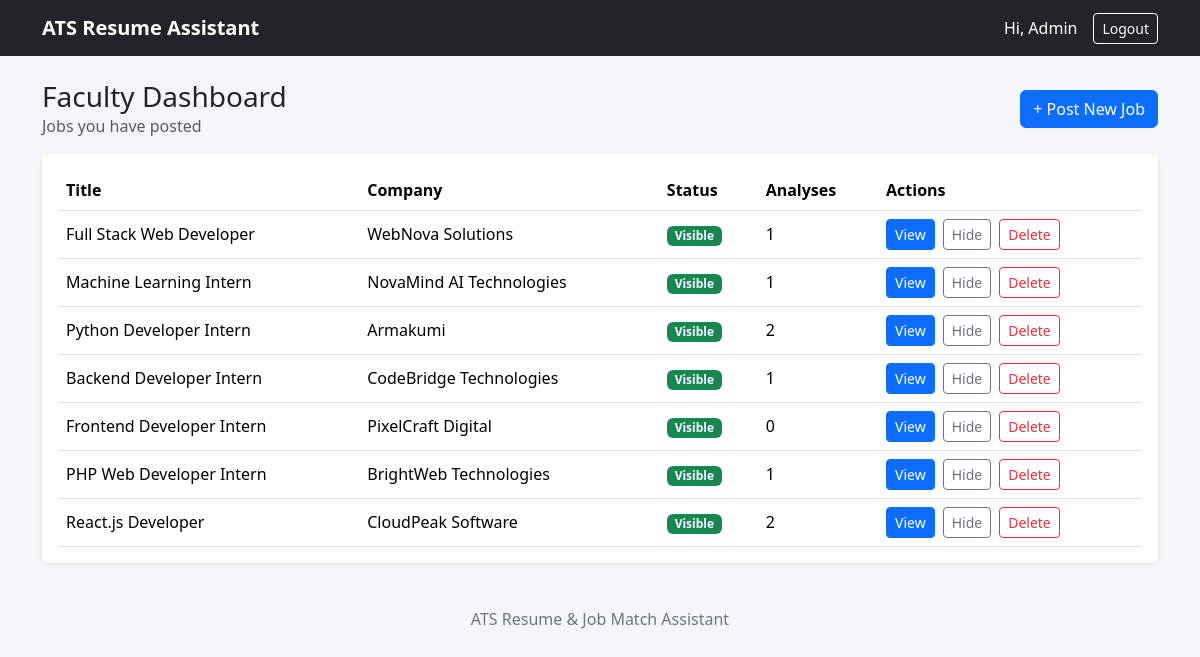
Screenshot of /dashboard/faculty/ (signed in) with the database file from the repository.
### analyzer/models.py (models this page shows, shortened)
class Job(models.Model):
    title = models.CharField(max_length=200)
    company = models.CharField(max_length=200)
    description = models.TextField()
    is_active = models.BooleanField(default=True)
    posted_by = models.ForeignKey(User, on_delete=models.SET_NULL, null=True, blank=True)
    created_at = models.DateTimeField(auto_now_add=True)
    class Meta:
        ordering = ['-created_at']

### analyzer/views.py (the view)
# urls.py: path('dashboard/faculty/', views.faculty_dashboard, name='faculty_dashboard'),
@login_required
def faculty_dashboard(request):
    if not request.user.is_staff:
        return redirect('student_dashboard')
    jobs = Job.objects.filter(posted_by=request.user).annotate(total=Count('analysis'))
    return render(request, 'analyzer/faculty_dashboard.html', {'jobs': jobs})

### analyzer/templates/analyzer/faculty_dashboard.html (shortened to what this page needs)
{% extends 'base.html' %}
{% block content %}
<div class="d-flex justify-content-between align-items-center mb-3">
    <div>
        <h3 class="mb-0">Faculty Dashboard</h3>
        <p class="text-muted mb-0">Jobs you have posted</p>
    </div>
    <a href="{% url 'add_job' %}" class="btn btn-primary">+ Post New Job</a>
</div>
<div class="table-responsive bg-white p-3 rounded shadow-sm">
    <table class="table align-middle mb-0">
        <thead>
            <tr>
                <th>Title</th>
                <th>Company</th>
                <th>Status</th>
                <th>Analyses</th>
                <th>Actions</th>
            </tr>
        </thead>
        <tbody>
            {% for job in jobs %}
            <tr>
                <td>{{ job.title }}</td>
                <td>{{ job.company }}</td>
                <td>
                    {% if job.is_active %}
                        <span class="badge bg-success">Visible</span>
                    {% else %}
                        <span class="badge bg-secondary">Hidden</span>
                    {% endif %}
                </td>
                <td>{{ job.total }}</td>
                <td>
                    <div class="d-flex gap-2">
                        <a href="{% url 'job_results' job.pk %}" class="btn btn-primary btn-sm">View</a>
                        <form method="post" action="{% url 'toggle_job' job.pk %}" class="m-0">
                            <button type="submit" class="btn btn-outline-secondary btn-sm">
                                {% if job.is_active %}Hide{% else %}Show{% endif %}
                            </button>
                        </form>
                        <form method="post" action="{% url 'delete_job' job.pk %}" class="m-0"
                              onsubmit="return confirm('Delete this job?');">
                            <button type="submit" class="btn btn-outline-danger btn-sm">Delete</button>
                        </form>
                    </div>
                </td>
            </tr>
            {% empty %}
            <tr><td colspan="5" class="text-muted">You have not posted any jobs yet.</td></tr>
            {% endfor %}
        </tbody>
    </table>
</div>
{% endblock %}

### analyzer/templates/base.html (shortened to what this page needs)
{% load static %}
<!DOCTYPE html>
<html lang="en">
<head>
    <link href="https://cdn.jsdelivr.net/npm/bootstrap@5.3.3/dist/css/bootstrap.min.css" rel="stylesheet">
    <link rel="stylesheet" href="{% static 'css/style.css' %}">
</head>
<body>
    <nav class="navbar navbar-expand navbar-dark bg-dark">
        <div class="container">
            <a class="navbar-brand fw-bold" href="{% url 'home' %}">ATS Resume Assistant</a>
            <div class="ms-auto d-flex align-items-center gap-3">
                {% if user.is_authenticated %}
                    <span class="text-white">Hi, {{ user.username }}</span>
                    <form method="post" action="{% url 'logout' %}" class="m-0">
                        <button type="submit" class="btn btn-outline-light btn-sm">Logout</button>
                    </form>
                {% else %}
                    <a class="btn btn-outline-light btn-sm" href="{% url 'login' %}">Login</a>
                    <a class="btn btn-primary btn-sm" href="{% url 'register' %}">Register</a>
                {% endif %}
            </div>
        </div>
    </nav>
    <main class="container my-4">
        {% block content %}{% endblock %}
    </main>
    <footer>ATS Resume &amp; Job Match Assistant</footer>
</body>
</html>

### static/css/style.css (style rules this page uses)
body { background: #f4f6fb; }
footer { text-align: center; color: #6c757d; padding: 20px; }

### rows the page displays
Job: title "Full Stack Web Developer", company "WebNova Solutions", is_active "Visible", total "1"
Job: title "Machine Learning Intern", company "NovaMind AI Technologies", is_active "Visible", total "1"
Job: title "Python Developer Intern", company "Armakumi", is_active "Visible", total "2"
Job: title "Backend Developer Intern", company "CodeBridge Technologies", is_active "Visible", total "1"
Job: title "Frontend Developer Intern", company "PixelCraft Digital", is_active "Visible", total "0"
Job: title "PHP Web Developer Intern", company "BrightWeb Technologies", is_active "Visible", total "1"
Job: title "React.js Developer", company "CloudPeak Software", is_active "Visible", total "2"

### other values shown
{{ user.username }} "Admin"
